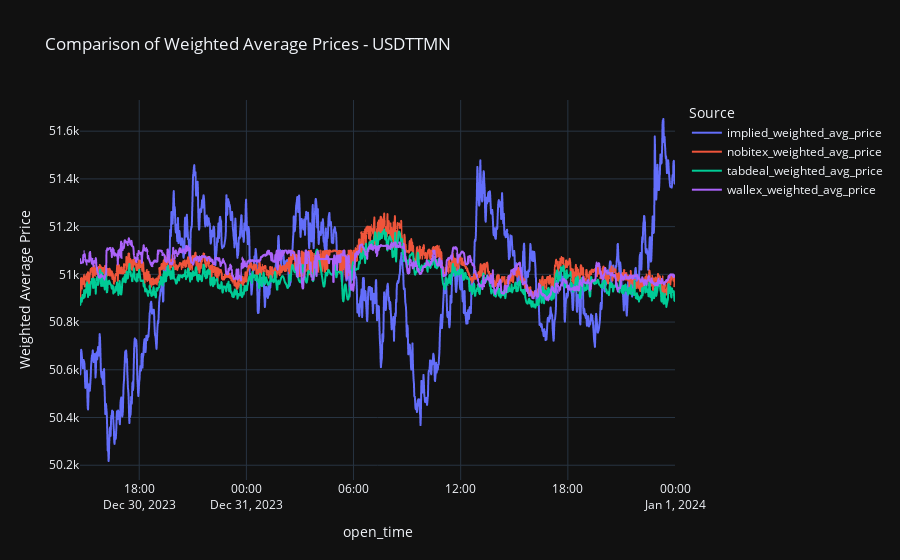

Here is the notebook cell this chart was saved with:
### Code cell
fig3 = px.line(
    merged_data[-2000:],
    x='open_time',
    y=['implied_weighted_avg_price', 'nobitex_weighted_avg_price', 'tabdeal_weighted_avg_price', 'wallex_weighted_avg_price'],
    labels={'value': 'Weighted Average Price', 'variable': 'Source'},
    title='Comparison of Weighted Average Prices - USDTTMN',
    template='plotly_dark'
)
fig3.show()

### Figure 1 — Plotly figure (JSON) as saved in the notebook; plotly's stock layout.template omitted (floating-point values rounded to 4 significant figures; data arrays with more than 128 entries replaced by an {"elided": "..."} marker saying what was removed)
{"data": [{"hovertemplate": "Source=implied_weighted_avg_price<br>open_time=%{x}<br>Weighted Average Price=%{y}<extra></extra>", "legendgroup": "implied_weighted_avg_price", "line": {"color": "#636efa", "dash": "solid"}, "marker": {"symbol": "circle"}, "mode": "lines", "name": "implied_weighted_avg_price", "showlegend": true, "type": "scattergl", "x": {"elided": "2000 str values"}, "xaxis": "x", "y": {"elided": "2000 float values"}, "yaxis": "y"}, {"hovertemplate": "Source=nobitex_weighted_avg_price<br>open_time=%{x}<br>Weighted Average Price=%{y}<extra></extra>", "legendgroup": "nobitex_weighted_avg_price", "line": {"color": "#EF553B", "dash": "solid"}, "marker": {"symbol": "circle"}, "mode": "lines", "name": "nobitex_weighted_avg_price", "showlegend": true, "type": "scattergl", "x": {"elided": "2000 str values"}, "xaxis": "x", "y": {"elided": "2000 float values"}, "yaxis": "y"}, {"hovertemplate": "Source=tabdeal_weighted_avg_price<br>open_time=%{x}<br>Weighted Average Price=%{y}<extra></extra>", "legendgroup": "tabdeal_weighted_avg_price", "line": {"color": "#00cc96", "dash": "solid"}, "marker": {"symbol": "circle"}, "mode": "lines", "name": "tabdeal_weighted_avg_price", "showlegend": true, "type": "scattergl", "x": {"elided": "2000 str values"}, "xaxis": "x", "y": {"elided": "2000 float values"}, "yaxis": "y"}, {"hovertemplate": "Source=wallex_weighted_avg_price<br>open_time=%{x}<br>Weighted Average Price=%{y}<extra></extra>", "legendgroup": "wallex_weighted_avg_price", "line": {"color": "#ab63fa", "dash": "solid"}, "marker": {"symbol": "circle"}, "mode": "lines", "name": "wallex_weighted_avg_price", "showlegend": true, "type": "scattergl", "x": {"elided": "2000 str values"}, "xaxis": "x", "y": {"elided": "2000 float values"}, "yaxis": "y"}], "layout": {"legend": {"title": {"text": "Source"}, "tracegroupgap": 0}, "title": {"text": "Comparison of Weighted Average Prices - USDTTMN"}, "xaxis": {"anchor": "y", "domain": [0, 1], "title": {"text": "open_time"}}, "yaxis": {"anchor": "x", "domain": [0, 1], "title": {"text": "Weighted Average Price"}}}}
